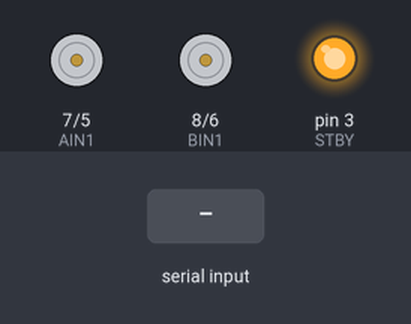
Recording of a sketch running on a simulated Arduino Uno, built with avr-gcc and run on an emulated ATmega328P. On the bench: direction and speed pins drawn as motors (green arrow = direction pin HIGH = forward, orange = LOW = backward, longer = more drive, stopped while the standby pin is LOW), output pins drawn as LEDs (lit = HIGH). Inputs (shaded band) come from the test bench. What the sketch prints to the serial monitor is not drawn.

Above: at 1.2 s.
1.3 s: "X:90 Y:45\n" received over the second serial link
At 2.2 s:
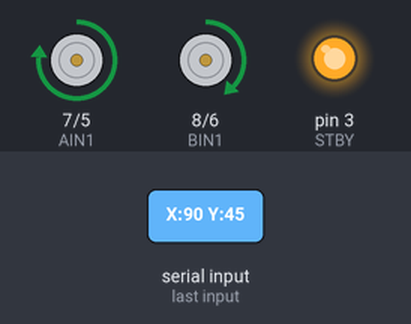
Timing chart, 0 to 4.3 s (numbered marks = the images above; inputs shaded):
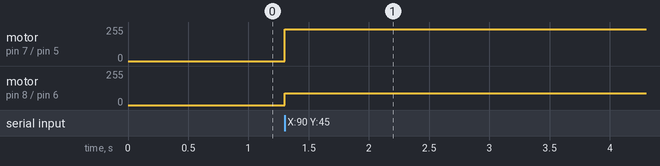

Measured:
- after the input at 1.3 s, motor on pin 7 (AIN1) / pin 5 (PWMA): stopped → forward 238/255 at once; motor on pin 8 (BIN1) / pin 6 (PWMB): stopped → forward 90/255 at once

The sketch:

rc_car.ino
```cpp
#include <SoftwareSerial.h>
#include <Wire.h>
#include <MPU6050.h>

// Elegoo Smart Car Shield v1.1
// Motor A = LEFT  (M1 + M4)
// Motor B = RIGHT (M2 + M3)
// AIN2/BIN2 auto-inverted via Schmitt trigger — do not use
// Bluetooth: RX=2, TX=4

#define PWMA 5
#define AIN1 7
#define PWMB 6
#define BIN1 8
#define STBY 3

#define IMU_SEND_INTERVAL 50

SoftwareSerial bt(2, 4);  // RX=2, TX=4

MPU6050 mpu;

unsigned long lastIMUSend = 0;

void stopAll() {
  analogWrite(PWMA, 0);
  analogWrite(PWMB, 0);
}

void setup() {
  Serial.begin(9600);
  bt.begin(9600);

  pinMode(PWMA, OUTPUT);
  pinMode(AIN1, OUTPUT);
  pinMode(PWMB, OUTPUT);
  pinMode(BIN1, OUTPUT);
  pinMode(STBY, OUTPUT);
  digitalWrite(STBY, HIGH);
  stopAll();

  Wire.begin();
  mpu.initialize();

  Serial.println(mpu.testConnection() ? "MPU6050 OK" : "MPU6050 FAIL");
  Serial.println("READY");
}

void loop() {
  // receive drive commands
  if (bt.available()) {
    String data = bt.readStringUntil('\n');
    int x, y;

    if (sscanf(data.c_str(), "X:%d Y:%d", &x, &y) == 2) {
      int forward = -(y - 127);
      int turn    = -(x - 127);

      if (abs(forward) < 10) forward = 0;
      if (abs(turn)    < 10) turn    = 0;

      int leftSpeed  = constrain(forward + turn, -127, 127);
      int rightSpeed = constrain(forward - turn, -127, 127);

      int leftPWM  = map(abs(leftSpeed),  0, 127, 0, 255);
      int rightPWM = map(abs(rightSpeed), 0, 127, 0, 255);

      digitalWrite(AIN1, leftSpeed  >= 0 ? HIGH : LOW);
      digitalWrite(BIN1, rightSpeed >= 0 ? HIGH : LOW);

      analogWrite(PWMA, leftPWM);
      analogWrite(PWMB, rightPWM);
    }
  }

  // IMU telemetry DISABLED
  // unsigned long now = millis();
  // if (now - lastIMUSend >= IMU_SEND_INTERVAL) {
  //   lastIMUSend = now;
  //   int16_t ax, ay, az, gx, gy, gz;
  //   mpu.getMotion6(&ax, &ay, &az, &gx, &gy, &gz);
  //   float axf = ax / 16384.0;
  //   float ayf = ay / 16384.0;
  //   float azf = az / 16384.0;
  //   float gzf = gz / 131.0;
  //   bt.print("IMU:");
  //   bt.print(axf, 2); bt.print(",");
  //   bt.print(ayf, 2); bt.print(",");
  //   bt.print(azf, 2); bt.print(",");
  //   bt.println(gzf, 1);
  // }
}
```
